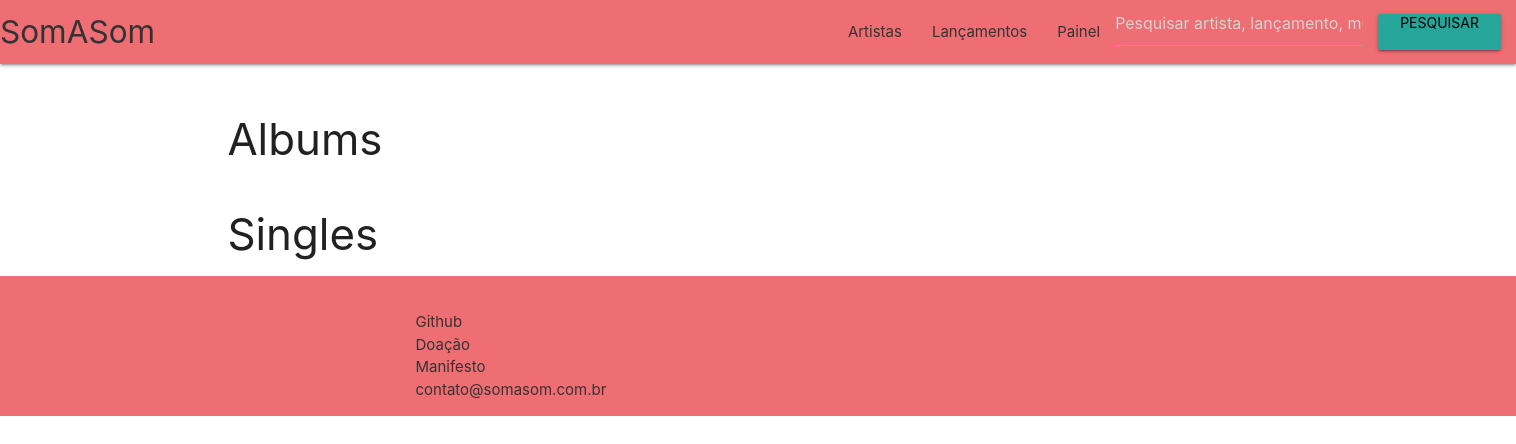
The page /release/ on the database as committed earlier.
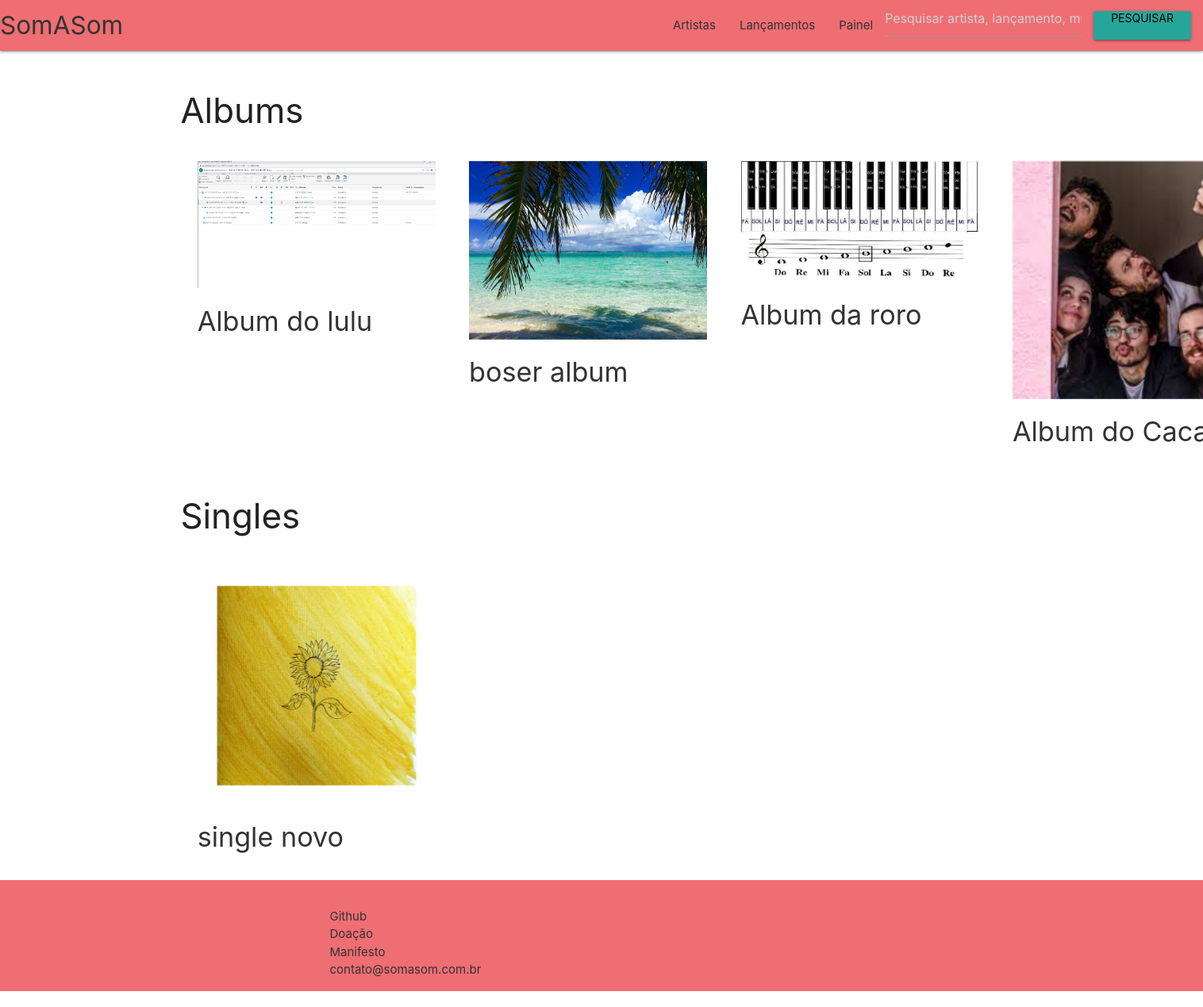
The same page on the database as committed later.
### release/models.py (models this page shows)
class Release(models.Model):
    id_release = models.UUIDField(primary_key=True, default=uuid.uuid4, editable=False)
    nm_release = models.CharField(max_length=100)
    ds_release = models.CharField(max_length=500)
    ph_release = models.ImageField(upload_to='ph_release/')
    fg_release = models.CharField(max_length=10)
    artist = models.ForeignKey(Artist, on_delete=models.CASCADE, null=True)

### release/views.py (the view)
# urls.py: path("", views.index, name="index"),
def index(request):
    release_list = Release.objects.all()
    template = loader.get_template("release/index.html")
    context = {
        "release_list" : release_list
    }
    return HttpResponse(template.render(context, request))

### release/templates/release/index.html
{% extends "public/base_menu.html" %}
{% block content %}
<h3>Albums</h3>
<div style="display:flex;">
    {% for release in release_list %}
        {% if release.fg_release == "1" %}
            <div style="display: 1; padding: 1%; margin: 1%;">
                <a href="/release/album/{{release.id_release}}">
                    <img class="materialboxed" width="300" src="{{release.ph_release.url}}"/>
                    <h4>{{ release.nm_release }}</h4>
                </a>
            </div>
        {% endif %}
    {% endfor %}
</div>
<h3>Singles</h3>
<div style="display:flex;">
    {% for release in release_list %}
        {% if release.fg_release == "2" %}
            <div style="display: 1; padding: 1%; margin: 1%;">
                <a href="/release/song/{{release.id_release}}">
                    <img class="materialboxed" width="300" src="{{release.ph_release.url}}"/>
                    <h4>{{ release.nm_release }}</h4>
                </a>
            </div>
        {% endif %}
    {% endfor %}
</div>
{% endblock %}

### public/templates/public/base_menu.html (shortened to what this page needs)
{% load static %}
<html>
    <head>
        <link rel="stylesheet" type="text/css" href="{% static 'css/styles.css' %}">
        <link rel="stylesheet" href="{% static 'css/materialize.css' %}">
        <link rel="stylesheet" href="{% static 'js/materialize.js' %}">
    </head>
    <body>
        {% block nav %}
        <nav>
            <div class="nav-wrapper">
              <a href="/" class="brand-logo">SomASom</a>
              <ul id="nav-mobile" class="right hide-on-med-and-down">
                <li><a href="/artist">Artistas</a></li>
                <li><a href="/release">Lançamentos</a></li>
                <li><a href="/manager">Painel</a></li>
                <li>
                    <form action="/search/" method="GET" style="margin:0">
                            <input type="text" id="search" name="search" placeholder="Pesquisar artista, lançamento, musica, track">
                </li>
                <li>
                    <a class="waves-effect waves-light btn"><input type="submit" value="Pesquisar"></a>
                </li>
              </ul>
            </div>
          </nav>
        {% endblock %}
        <br/>
        <div id="content" class="container">
            {% block content %}{% endblock %}
        </div>
        <footer class="page-footer">
            <div class="container">
              <div class="row">
                <div class="col l4 offset-l2 s12">
                  <ul>
                    <li><a href="https://github.com/lkauer/somasom" target="_blank"><div> Github </div></a></li>
                    <li><a><div> Doação </div></a></li>
                    <li><a href="/manifest"><div> Manifesto</div></a></li>
                    <li><a><div> contato@somasom.com.br</div></a></li>
                  </ul>
                </div>
              </div>
            </div>
          </footer>
    </body>
</html>

### public/static/css/styles.css (style rules this page uses)
a { color : #333 !important }

Rows that differ between the two databases and show on the page:
added Release: ph_release (picture), nm_release "Album do lulu", shown under "Albums"
added Release: ph_release (picture), nm_release "boser album", shown under "Albums"
added Release: ph_release (picture), nm_release "Album da roro", shown under "Albums"
added Release: ph_release (picture), nm_release "Album do…", shown under "Albums"
added Release: ph_release (picture), nm_release "single novo", shown under "Singles"
